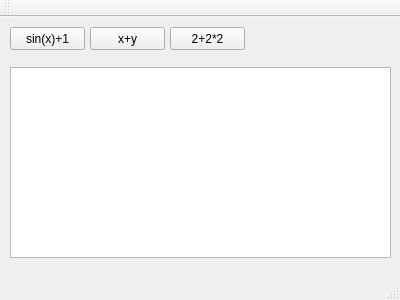
<?xml version="1.0" encoding="UTF-8"?>
<ui version="4.0">
 <class>MainWindow</class>
 <widget class="QMainWindow" name="MainWindow">
  <property name="geometry">
   <rect>
    <x>0</x>
    <y>0</y>
    <width>400</width>
    <height>300</height>
   </rect>
  </property>
  <property name="windowTitle">
   <string>MainWindow</string>
  </property>
  <widget class="QWidget" name="centralWidget">
   <widget class="QPushButton" name="pushButton">
    <property name="geometry">
     <rect>
      <x>10</x>
      <y>10</y>
      <width>75</width>
      <height>23</height>
     </rect>
    </property>
    <property name="text">
     <string>sin(x)+1</string>
    </property>
   </widget>
   <widget class="QTextEdit" name="textEdit">
    <property name="geometry">
     <rect>
      <x>10</x>
      <y>50</y>
      <width>381</width>
      <height>191</height>
     </rect>
    </property>
   </widget>
   <widget class="QPushButton" name="pushButton_2">
    <property name="geometry">
     <rect>
      <x>170</x>
      <y>10</y>
      <width>75</width>
      <height>23</height>
     </rect>
    </property>
    <property name="text">
     <string>2+2*2</string>
    </property>
   </widget>
   <widget class="QPushButton" name="pushButton_3">
    <property name="geometry">
     <rect>
      <x>90</x>
      <y>10</y>
      <width>75</width>
      <height>23</height>
     </rect>
    </property>
    <property name="text">
     <string>x+y</string>
    </property>
   </widget>
  </widget>
  <widget class="QMenuBar" name="menuBar">
   <property name="geometry">
    <rect>
     <x>0</x>
     <y>0</y>
     <width>400</width>
     <height>21</height>
    </rect>
   </property>
  </widget>
  <widget class="QToolBar" name="mainToolBar">
   <attribute name="toolBarArea">
    <enum>TopToolBarArea</enum>
   </attribute>
   <attribute name="toolBarBreak">
    <bool>false</bool>
   </attribute>
  </widget>
  <widget class="QStatusBar" name="statusBar"/>
 </widget>
 <layoutdefault spacing="6" margin="11"/>
 <resources/>
 <connections/>
</ui>
